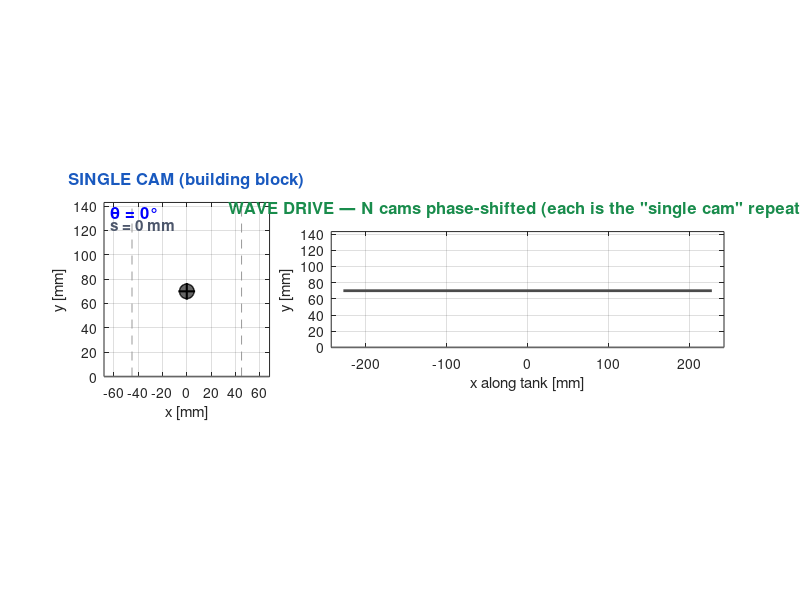

Recreate this plot in MATLAB. (Note: this script raises an error after producing the figure.)
function single_cam_vs_wave()
%SINGLE_CAM_VS_WAVE  Side-by-side comparison
%
% LEFT panel : ONE cam → ONE plate moves with SHM
% RIGHT panel: N cams (phase-shifted) → N plates form a TRAVELLING WAVE
%
% This visualises how the wave drive is built up from a single cam.

close all; clc;

%% ── PARAMETERS ─────────────────────────────────────────────────────────
N_cams       = 12;
spacing      = 35;
cam_radius   = 25;
eccentricity = 18;
shaft_radius = 6;
shaft_y      = 70;
plate_width  = 30;
plate_thick  = 6;

n_rpm        = 60;
omega        = n_rpm*2*pi/60;
total_time   = 5;
fps          = 30;
dt           = 1/fps;

phase_offset = 2*pi/N_cams;

%% ── FIGURE LAYOUT ──────────────────────────────────────────────────────
fig = figure('Name','Single Cam vs Full Wave Drive','NumberTitle','off',...
    'Position',[40 40 1600 850],'Color','w');

th_c = linspace(0,2*pi,60);

% ════════════════════════════════════════════════════════════════════
% LEFT: Single cam
% ════════════════════════════════════════════════════════════════════
ax_L = subplot(2,3,[1 4]); hold on; axis equal; grid on; box on;
title('SINGLE CAM (building block)','FontSize',12,'FontWeight','bold','Color',[0.10 0.35 0.75]);
view_lim = cam_radius + eccentricity + 25;
xlim([-view_lim view_lim]);
ylim([0 shaft_y + cam_radius + eccentricity + 30]);
xlabel('x [mm]'); ylabel('y [mm]');

% Vertical guides for plate slide
plot([-plate_width*1.5 -plate_width*1.5],[0 shaft_y+cam_radius+eccentricity+25],...
    'k--','LineWidth',0.6,'Color',[0.6 0.6 0.6]);
plot([+plate_width*1.5 +plate_width*1.5],[0 shaft_y+cam_radius+eccentricity+25],...
    'k--','LineWidth',0.6,'Color',[0.6 0.6 0.6]);
plot([-view_lim view_lim],[0 0],'-','Color',[0.4 0.4 0.4],'LineWidth',1.2);

% Shaft cross-section
fill(shaft_radius*cos(th_c),shaft_y+shaft_radius*sin(th_c),...
    [0.4 0.4 0.4],'EdgeColor','k','LineWidth',1);
plot(0,shaft_y,'+k','MarkerSize',12,'LineWidth',1.5);

% Cam patch
camL_patch = fill(NaN,NaN,[0.30 0.65 0.95],...
    'FaceAlpha',0.55,'EdgeColor',[0.10 0.35 0.75],'LineWidth',2.2);
camL_centre = plot(NaN,NaN,'o','MarkerSize',7,'MarkerFaceColor',[0.85 0.2 0.2],...
    'MarkerEdgeColor','k','LineWidth',1);
ecc_line = plot([0 NaN],[shaft_y NaN],'-','Color',[0.85 0.20 0.20],'LineWidth',2);
ref_tick = plot([0 NaN],[shaft_y NaN],'-','Color',[0.8 0.6 0.1],'LineWidth',1.5);

% Plate
plateL = fill(NaN,NaN,[0.30 0.34 0.42],'FaceAlpha',0.95,'EdgeColor','k','LineWidth',1);

% Annotations
thL_text = text(-view_lim+5, shaft_y+cam_radius+eccentricity+22,...
    'θ = 0°','FontSize',12,'FontWeight','bold','Color','b');
sL_text = text(-view_lim+5, shaft_y+cam_radius+eccentricity+12,...
    's = 0 mm','FontSize',11,'FontWeight','bold','Color',[0.30 0.34 0.42]);

% ════════════════════════════════════════════════════════════════════
% RIGHT: Wave drive (N cams)
% ════════════════════════════════════════════════════════════════════
ax_R = subplot(2,3,[2 3 5 6]); hold on; axis equal; grid on; box on;
title('WAVE DRIVE — N cams phase-shifted (each is the "single cam" repeated)',...
    'FontSize',12,'FontWeight','bold','Color',[0.10 0.55 0.30]);

cam_x = ((1:N_cams)-(N_cams+1)/2)*spacing;
xlim([min(cam_x)-50 max(cam_x)+50]);
ylim([0 shaft_y+cam_radius+eccentricity+30]);
xlabel('x along tank [mm]'); ylabel('y [mm]');

% Ground
plot([min(cam_x)-50 max(cam_x)+50],[0 0],'-','Color',[0.4 0.4 0.4],'LineWidth',1.2);

% Shaft (long line)
plot([min(cam_x)-spacing max(cam_x)+spacing],[shaft_y shaft_y],...
    '-','Color',[0.3 0.3 0.3],'LineWidth',2);

% Allocate handles
camR_patches = gobjects(N_cams,1);
plateR = gobjects(N_cams,1);
shaftR = gobjects(N_cams,1);
cam_cols = hsv(N_cams);
for i = 1:N_cams
    camR_patches(i) = fill(NaN,NaN,cam_cols(i,:),...
        'FaceAlpha',0.55,'EdgeColor',cam_cols(i,:)*0.6,'LineWidth',1.5);
    plateR(i) = fill(NaN,NaN,[0.30 0.34 0.42],'FaceAlpha',0.95,...
        'EdgeColor','k','LineWidth',0.6);
end
% Shaft circles at each cam
for i = 1:N_cams
    shaftR(i) = fill(cam_x(i)+shaft_radius*cos(th_c),...
        shaft_y+shaft_radius*sin(th_c),...
        [0.4 0.4 0.4],'EdgeColor','k','LineWidth',0.8);
end

% Wave line connecting plate tops
wave_line = plot(NaN,NaN,'-o','Color',[0.85 0.2 0.6],'LineWidth',2,...
    'MarkerSize',6,'MarkerFaceColor',[0.85 0.2 0.6]);

thR_text = text(min(cam_x)-40, shaft_y+cam_radius+eccentricity+25,...
    'θ_{shaft} = 0°','FontSize',12,'FontWeight','bold','Color','b');

%% ── ANIMATION LOOP ────────────────────────────────────────────────────
fprintf('=================================================\n');
fprintf(' SINGLE CAM vs WAVE DRIVE - SIDE BY SIDE\n');
fprintf('=================================================\n');
fprintf(' LEFT  : 1 cam → 1 plate (SHM)\n');
fprintf(' RIGHT : %d cams → %d plates (travelling wave)\n', N_cams, N_cams);
fprintf('=================================================\n\n');

t_vec = 0:dt:total_time;
fprintf('Running animation...\n');

for k = 1:length(t_vec)
    if ~ishandle(fig), break; end
    t = t_vec(k);
    theta_shaft = omega*t;

    % ── LEFT: single cam ──────────────────────────────────────────────
    cx = eccentricity*cos(theta_shaft);
    cy = shaft_y + eccentricity*sin(theta_shaft);
    set(camL_patch,'XData',cx+cam_radius*cos(th_c),'YData',cy+cam_radius*sin(th_c));
    set(camL_centre,'XData',cx,'YData',cy);
    set(ecc_line,'XData',[0 cx],'YData',[shaft_y cy]);
    tick_x = cx+cam_radius*cos(theta_shaft);
    tick_y = cy+cam_radius*sin(theta_shaft);
    set(ref_tick,'XData',[cx tick_x],'YData',[cy tick_y]);
    plate_y_bot = cy+cam_radius;
    px = [-plate_width*1.5/2, plate_width*1.5/2, plate_width*1.5/2, -plate_width*1.5/2];
    py = [plate_y_bot,plate_y_bot,plate_y_bot+plate_thick,plate_y_bot+plate_thick];
    set(plateL,'XData',px,'YData',py);
    s_now = eccentricity*sin(theta_shaft);
    set(thL_text,'String',sprintf('θ = %.0f°',mod(theta_shaft*180/pi,360)));
    set(sL_text,'String',sprintf('s = %+.2f mm',s_now));

    % ── RIGHT: N cams → wave ──────────────────────────────────────────
    wave_y_pts = zeros(1,N_cams);
    for i = 1:N_cams
        phi_i = theta_shaft + (i-1)*phase_offset;
        cxi = cam_x(i) + eccentricity*cos(phi_i);
        cyi = shaft_y + eccentricity*sin(phi_i);
        set(camR_patches(i),'XData',cxi+cam_radius*cos(th_c),...
            'YData',cyi+cam_radius*sin(th_c));
        plate_y_bot = cyi+cam_radius;
        px = [cam_x(i)-plate_width/2,cam_x(i)+plate_width/2,...
              cam_x(i)+plate_width/2,cam_x(i)-plate_width/2];
        py = [plate_y_bot,plate_y_bot,plate_y_bot+plate_thick,plate_y_bot+plate_thick];
        set(plateR(i),'XData',px,'YData',py);
        wave_y_pts(i) = plate_y_bot;
    end
    set(wave_line,'XData',cam_x,'YData',wave_y_pts);
    set(thR_text,'String',sprintf('θ_{shaft} = %.0f°  |  Wave moves →',...
        mod(theta_shaft*180/pi,360)));

    drawnow limitrate;
end

fprintf('Done. The wave drive = N copies of the single cam, each phase-shifted.\n');

end
